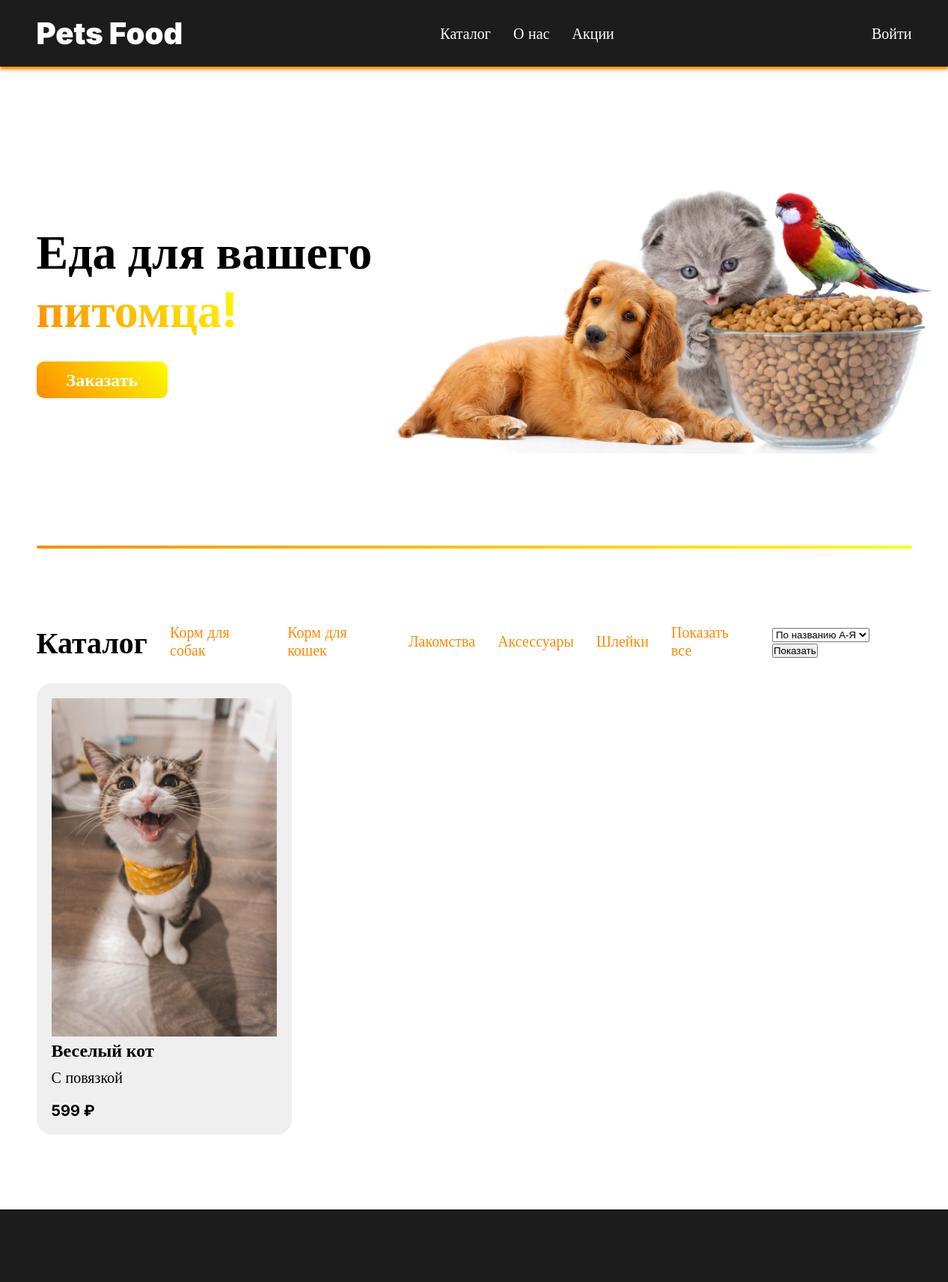
The page /index.php?sort=true&category_id=4 (upper part) on the database as committed earlier.
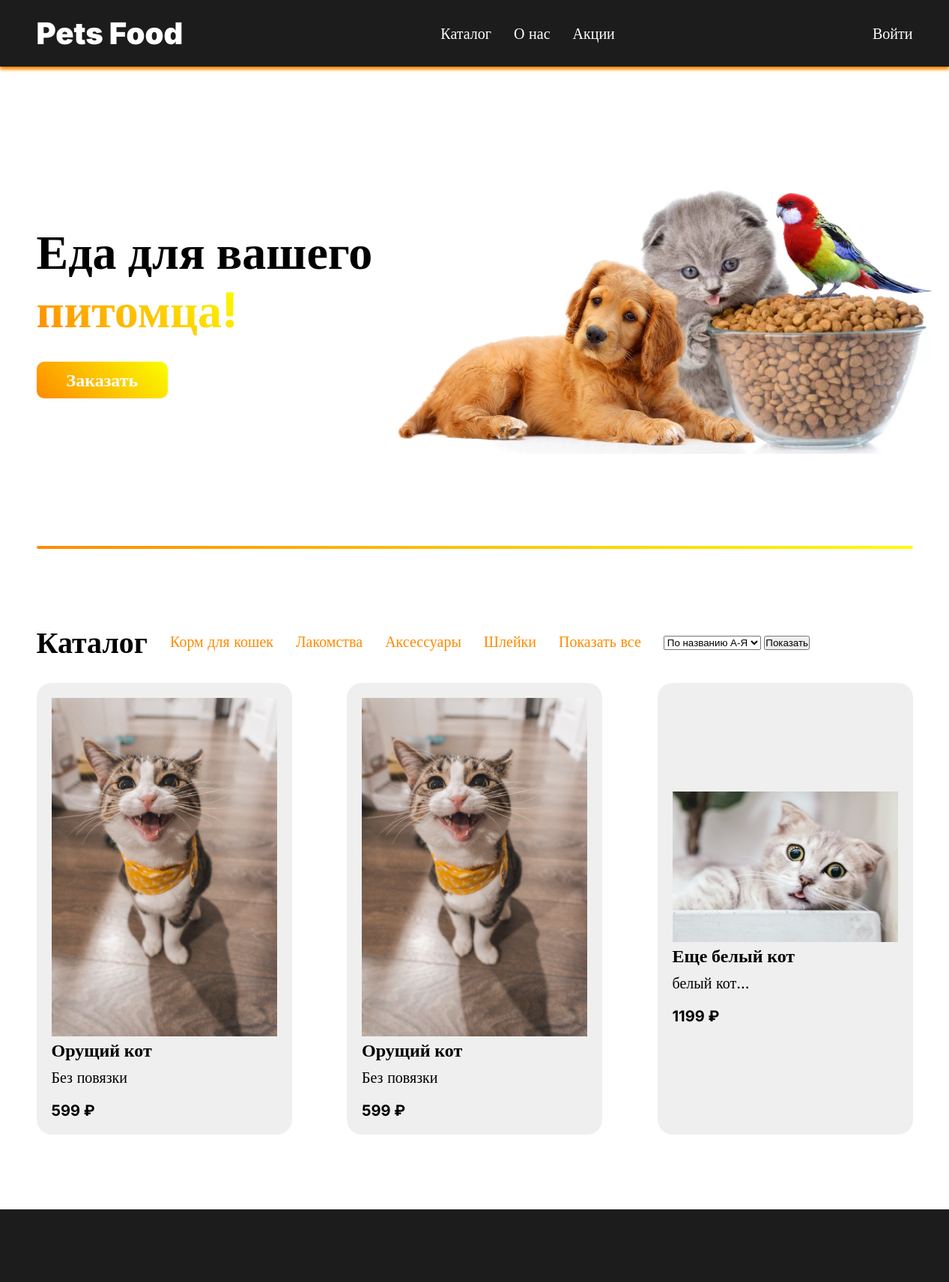
The same page on the database as committed later.
### tables this page shows
CREATE TABLE `categories` (
  `id` int NOT NULL,
  `name` varchar(255) NOT NULL
);

CREATE TABLE `products` (
  `id` int NOT NULL,
  `title` varchar(100) NOT NULL,
  `description` text,
  `price` int NOT NULL,
  `img_path` varchar(255) NOT NULL DEFAULT 'default.jpeg',
  `category_id` int NOT NULL,
  `status_id` int NOT NULL DEFAULT '2',
  `user_id` int NOT NULL,
  `created_at` timestamp NOT NULL DEFAULT CURRENT_TIMESTAMP
);

### app/services/functions.php (called while the page is built, shortened)
<?php
function auth()
{
    return isset($_SESSION['AUTH_ID']) ? intval($_SESSION['AUTH_ID']) : false;
}

### index.php (the view, shortened to what this page needs)
<?php
include('app/services/Base.php');
if (isset($_GET['sort'])){
    $cat = $_GET['category_id'];
    $products = $database->query("SELECT * FROM `products` WHERE `status_id` = 2 AND `category_id` = '$cat'")->fetchAll(2);
} else{
    $products = $database->query("SELECT * FROM `products` WHERE `status_id` = 2")->fetchAll(2);
}
$categories = $database->query("SELECT * FROM `categories`")->fetchAll(2);
?>
<!DOCTYPE html>
<html lang="en">
<head>
    <?php include('app/components/MetaTags.php'); ?>
</head>
<body>
<?php include('app/components/Header.php'); ?>
<div class="banner">
    <div class="container">
        <div class="banner-items">
            <div class="banner-text">
                <p>Еда для вашего <span>питомца!</span></p>
                <div class="banner-button">
                    <a href="#catalog" class="bbtn">Заказать</a>
                </div>
            </div>
            <div class="banner-img">
                <img src="media/imgs/banner/banner.png" alt="">
            </div>
        </div>
        <hr class="line">
    </div>
</div>
<div class="catalog" id="catalog">
    <div class="container">
        <div class="catalog-title">
            <p class="title">Каталог</p>
            <?php foreach ($categories as $cat): ?>
                <a href="/index.php?sort=true&category_id=<?= $cat['id']; ?>#catalog" class=""><?= $cat['name']; ?></a>
            <?php endforeach; ?>
            <a href="/index.php#catalog" class="showall">Показать все</a>
            <form method="get">
                <select name="filter_by">
                    <option value="title ASC">По названию A-Я</option>
                </select>
                <button type="submit">Показать</button>
            </form>
        </div>
        <div class="catalog-items" >
            <?php foreach ($products as $product): ?>
                <div class="catalog-item">
                    <a href="product.php?id=<?= $product['id']; ?>" class="item">
                        <div class="catalog-img">
                            <img src="<?= $product['img_path']; ?>" alt="">
                        </div>
                        <div class="catalog-text">
                            <h3><?= $product['title']; ?></h3>
                            <p><?= $product['description']; ?></p>
                            <div class="price">
                                <h4><?= $product['price']; ?> ₽</h4>
                            </div>
                        </div>
                    </a>
                </div>
            <?php endforeach; ?>
        </div>
    </div>
</div>
<div class="subscribe">
    <div class="container">
        <div class="sub-items" id="sub">
        </div>
    </div>
</div>
</body>
</html>

### app/components/MetaTags.php (shortened to what this page needs)
<link rel="stylesheet" href="css/style.css">

### app/components/Header.php (shortened to what this page needs)
<header>
    <div class="container">
        <div class="header">
            <a href="index.php" class="logo">Pets Food</a>
            <ul class="menu">
                <li><a href="#catalog" class="link">Каталог</a></li>
                <li><a href="" class="link">О нас</a></li>
                <li><a href="#sub" class="link">Акции</a></li>
            </ul>
            <ul class="menu">
                <?php if (auth()): ?>
                    <li><a href="cart.php" class="link">Корзина</a></li>
                    <li><a href="app/actions/User/logout.php" class="link">Выход</a></li>
                <?php else: ?>
                    <li><a href="auth.php" class="link">Войти</a></li>
                <?php endif; ?>
            </ul>
        </div>
    </div>
</header>

### css/style.css (style rules this page uses)
* { padding: 0; margin: 0; list-style: none; text-decoration: none; box-sizing: border-box; scroll-behavior: smooth; transition: .2s; }
body { font-family: 'inter'; }
.container { max-width: 1170px; margin: 0 auto; }
header { background-color: #1c1c1c; box-shadow: 0px 4px 4px #FF8A00; }
.header { padding: 20px 0px; display: flex; justify-content: space-between; align-items: center; }
.menu { display: flex; gap: 30px; }
.link { color: white; font-size: 20px; }
.logo { font-weight: 900; font-size: 40px; color: white; }
.banner-items { height: 80vh; display: flex; justify-content: space-between; align-items: center; position: relative; }
.banner-text p { font-size: 64px; font-weight: 700; width: 600px; }
.banner-text { display: flex; flex-direction: column; gap: 40px; }
.banner-text span { background: -webkit-linear-gradient(45deg,#FF8A00, #FAFF00 ); background-clip: text; -webkit-background-clip: text; -webkit-text-fill-color: transparent; }
.banner-img { position: absolute; left: 40%; }
.line { outline: none; border: none; border-radius: 20px; height: 4px; background: linear-gradient(45deg, #FF8A00, #FAFF00); }
.bbtn { padding: 10px 40px; font-weight: 700; background: linear-gradient(45deg, #FF8A00, #FAFF00); color: white; font-size: 24px; border-radius: 10px; transition: 0.2s; }
.catalog { margin-top: 100px; }
.title { font-size: 40px; font-weight: 700; }
.catalog-title { display: flex; align-items: center; gap: 30px; }
.catalog-title a { color: #FF8A00; border-bottom: 2px solid white; font-size: 20px; }
.catalog-items { margin-top: 30px; display: flex; justify-content: space-between; flex-wrap: wrap; gap: 30px; }
.catalog-img img { width: 100%; height: 100%; object-fit: cover; }
.catalog-item { padding: 20px; display: flex; flex-direction: column; justify-content: center; gap: 20px; background-color: #d9d9d96e; border-radius: 20px; width: 341px; cursor: pointer; }
.catalog-text { display: flex; flex-direction: column; gap: 10px; }
.catalog-text h3 { font-size: 24px; }
.catalog-text p { font-size: 20px; }
.catalog-text h4 { font-size: 20px; }
.price { margin-top: 10px; display: flex; justify-content: space-between; align-items: center; }
.item { color: black; }
.subscribe { margin-top: 100px; background-color: #1c1c1c; }
.sub-items { padding-top: 100px; display: flex; justify-content: space-between; align-items: center; padding-bottom: 80px; }

Rows that differ between the two databases and show on the page:
removed categories: name "Корм для собак"
removed products: img_path (picture), title "Веселый кот", description "С повязкой", price "599"
now on this page (row edited): products: img_path (picture), title "Орущий кот", description "Без повязки", price "599"
now on this page (row edited): products: img_path (picture), title "Орущий кот", description "Без повязки", price "599"
added products: img_path (picture), title "Еще белый кот", description "белый кот...", price "1199"
